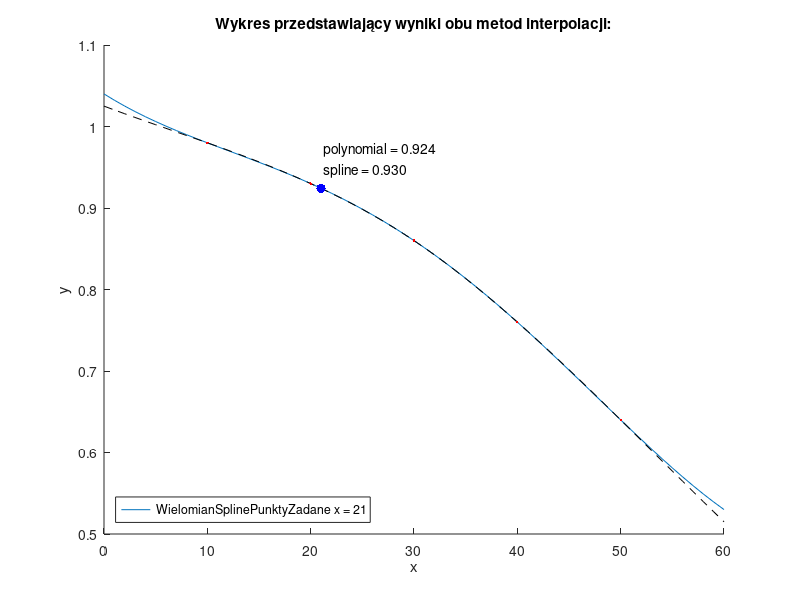

This figure's MATLAB source:


close all;
clear;

X = [  10,   20,   30,  40,  50];
Y = [0.98, 0.93, 0.86, .76, .64];
a = zeros(1,length(X));
w = zeros(length(X)-1);

xx = 0:1:60;
yy=spline(X,Y,xx);

for i = 1:length(X)
    mian = 1;
    k = 1;
    for j = 1:length(X)
        if (j == i) 
%             if(j == length(X))
%                 break;
%             end
            continue;
        else
            mian = mian .* (X(i)-X(j));
%             mian = mian .* (X(i)-X(j));
        end
        k=k+1;
    end
    a(1,i) = Y(i)./mian;
end

for i = 1:length(X)
    k = 1;
    for j = 1:(length(X))
        if (j == i) 
            continue;
        else
            w(i,k) = (X(j));
        end
        k = k+1;
    end
end

f = @(x) ... 
    (a(1).*(x-w(1,1)).*(x-w(1,2)).*(x-w(1,3)).*(x-w(1,4))) + ...
    (a(2).*(x-w(2,1)).*(x-w(2,2)).*(x-w(2,3)).*(x-w(2,4))) + ...
    (a(3).*(x-w(3,1)).*(x-w(3,2)).*(x-w(3,3)).*(x-w(3,4))) + ...
    (a(4).*(x-w(4,1)).*(x-w(4,2)).*(x-w(4,3)).*(x-w(4,4))) + ...
    (a(5).*(x-w(5,1)).*(x-w(5,2)).*(x-w(5,3)).*(x-w(5,4)));

figure(1);
hold on;
plot(xx,f(xx),xx,yy, 'black--',X, Y,'.r')
plot( 21, f(21), '.b', 'MarkerSize', 20);
text(21,(0.96),sprintf(' polynomial = %.3f \n spline = %.3f', f(21), yy(21)));
title ("Wykres przedstawiający wyniki obu metod interpolacji:")
xlabel ("x")
ylabel ("y")
legend(["Wielomian","Spline", "Punkty", "Zadane x = 21"], 'location', 'southwest');
sprintf("Values interpolated for X = 21:\nPolynomial method = %.3f \nSpline method = %.3f", f(21), yy(21))
